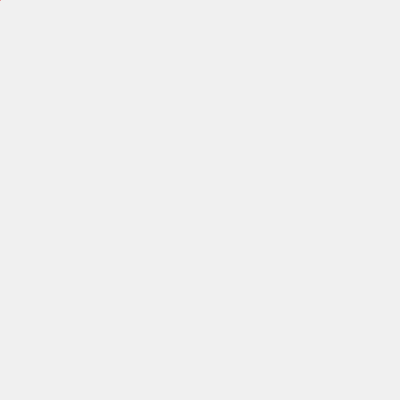
Frame 1 (no input)
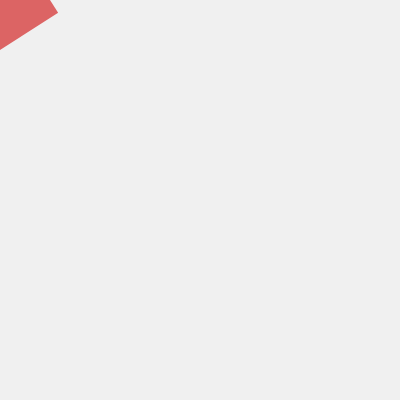
Frame 60 (no input)
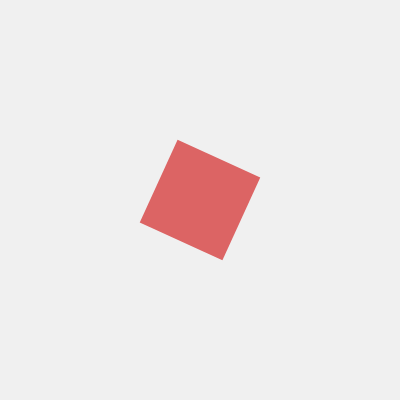
Frame 120 (the mouse pressed at the canvas centre since frame 60)

The p5.js sketch that drew these frames (run headless with seeded random() and noise() and a simulated clock; from frame 60 on, the mouse is pressed at the canvas centre):

// p5.js sketch
// ── sketch.js
function setup() {
  createCanvas(400, 400);
  rectMode(CENTER)
}

function draw() {
  background(240);

  translate(mouseX, mouseY);

  let sec = millis() / 1000;
  rotate(sec);
  scale(sin(sec));

  noStroke();
  fill(220, 100, 100);
  square(0, 0, 100);
}
